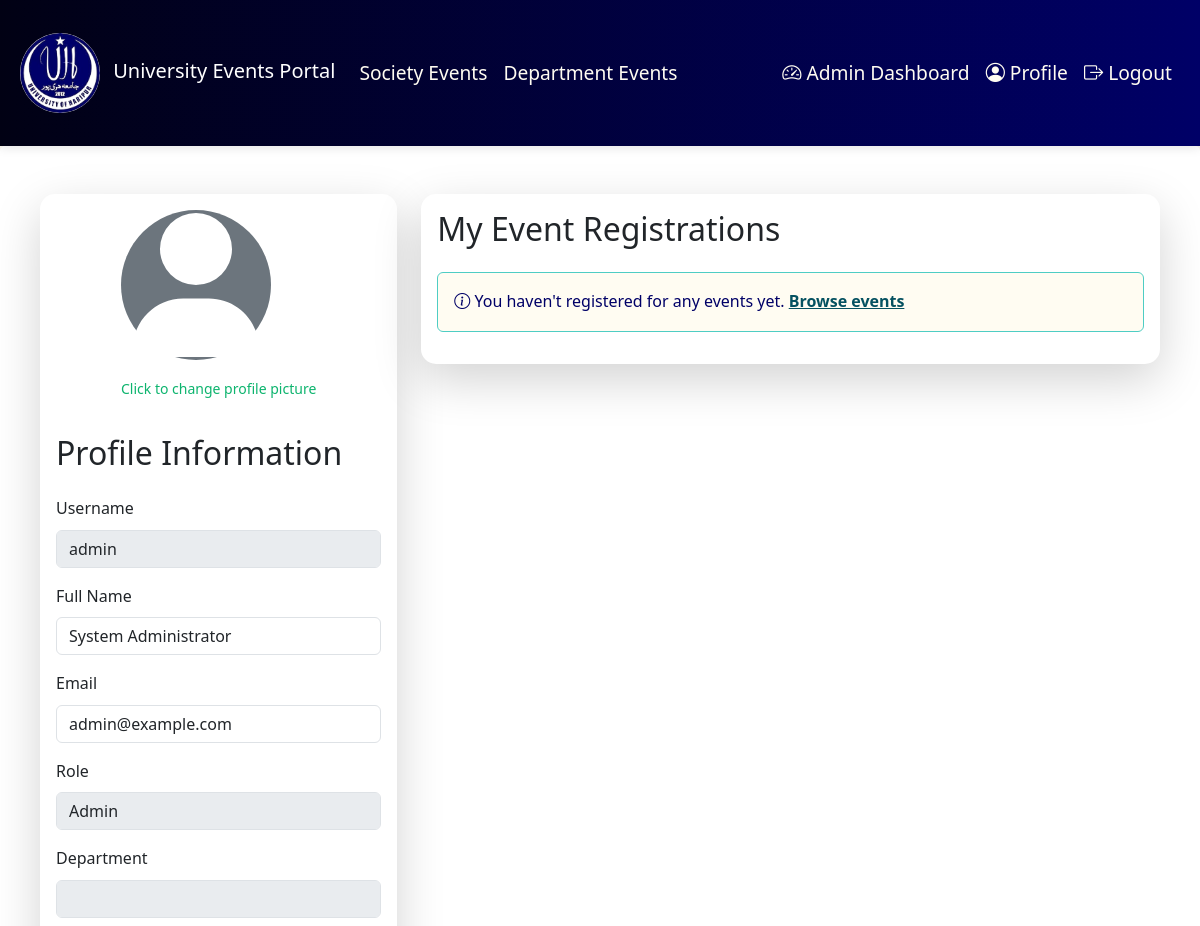
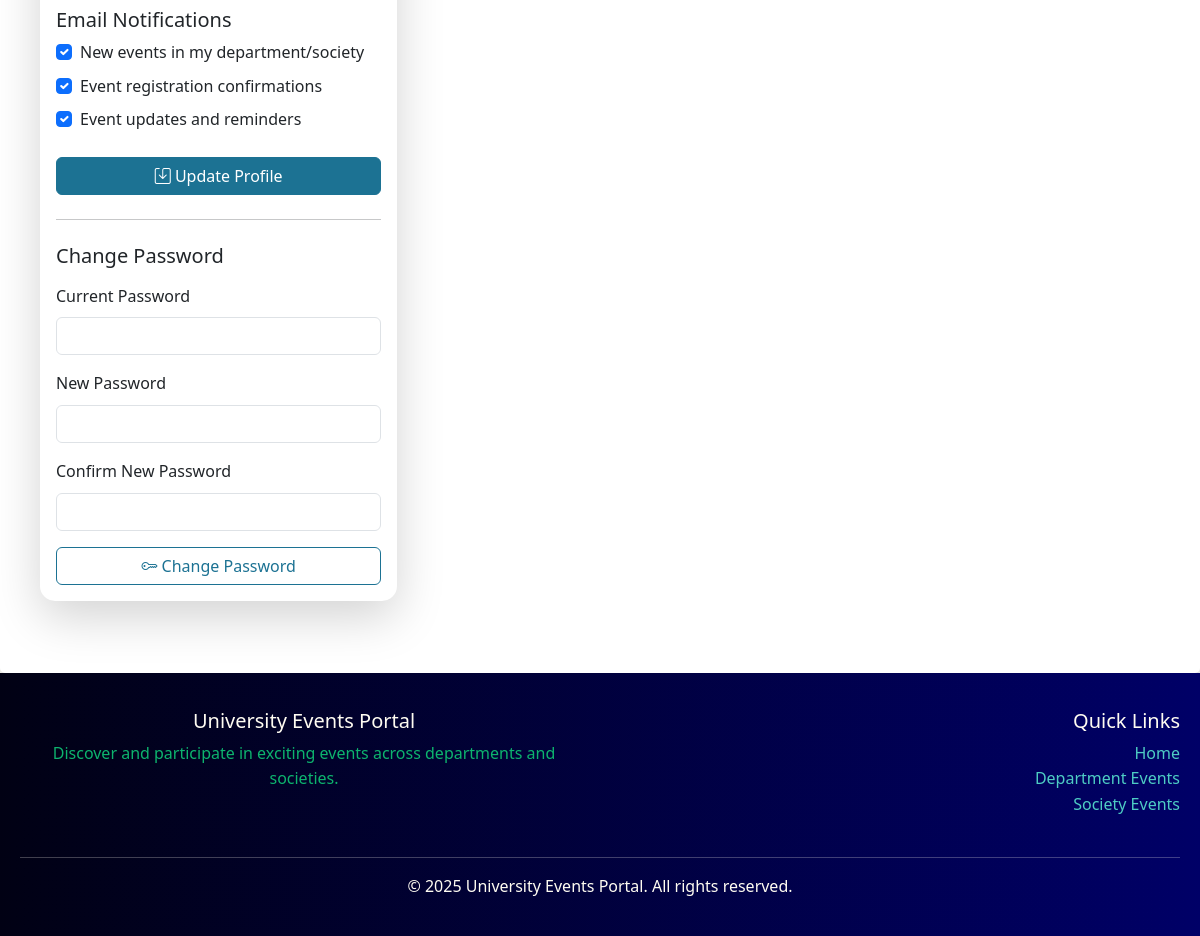
Page /pages/profile/profile.php (signed in) on the committed database (2 pictures, top to bottom).
### tables this page shows
CREATE TABLE IF NOT EXISTS users (
    id INT PRIMARY KEY AUTO_INCREMENT,
    username VARCHAR(50) UNIQUE NOT NULL,
    password VARCHAR(255) NOT NULL,
    email VARCHAR(100) UNIQUE NOT NULL,
    full_name VARCHAR(100) NOT NULL,
    role ENUM('student', 'representative', 'admin') NOT NULL DEFAULT 'student',
    department VARCHAR(100),
    society VARCHAR(100),
    profile_picture VARCHAR(255),
    notify_new_events BOOLEAN DEFAULT TRUE,
    notify_registration BOOLEAN DEFAULT TRUE,
    notify_updates BOOLEAN DEFAULT TRUE,
    created_at TIMESTAMP DEFAULT CURRENT_TIMESTAMP,
    updated_at TIMESTAMP DEFAULT CURRENT_TIMESTAMP ON UPDATE CURRENT_TIMESTAMP
);

### pages/profile/profile.php (the view, shortened to what this page needs)
<?php
require_once '../../config/database.php';
$user_id = $_SESSION['user_id'];
$sql = "SELECT * FROM users WHERE id = ?";
if($stmt = mysqli_prepare($conn, $sql)) {
    mysqli_stmt_bind_param($stmt, "i", $user_id);
    mysqli_stmt_execute($stmt);
    $result = mysqli_stmt_get_result($stmt);
    $user = mysqli_fetch_assoc($result);
}
$sql = "SELECT e.*, er.registration_date,
        (SELECT COUNT(*) FROM event_registrations WHERE event_id = e.id) as total_registrations
        FROM events e
        JOIN event_registrations er ON e.id = er.event_id
        WHERE er.user_id = ?
        ORDER BY e.event_date DESC";
if($stmt = mysqli_prepare($conn, $sql)) {
    $registrations = [];
}
?>
<!DOCTYPE html>
<html lang="en">
<head>
    <link href="https://cdn.jsdelivr.net/npm/bootstrap@5.3.0/dist/css/bootstrap.min.css" rel="stylesheet">
    <link rel="stylesheet" href="https://cdn.jsdelivr.net/npm/bootstrap-icons@1.7.2/font/bootstrap-icons.css">
    <link rel="stylesheet" href="/Project/assets/css/style.css">
</head>
<body>
    <?php include '../../components/header.php'; ?>
    <div class="container py-4">
        <div class="row">
            <div class="col-md-4">
                <div class="card shadow-lg mb-4">
                    <div class="card-body">
                        <div class="profile-picture-container">
                            <div class="profile-picture-upload">
                                <?php if($user['profile_picture']): ?>
                                    <img src="<?php echo htmlspecialchars($user['profile_picture']); ?>"
                                         alt="Profile Picture" class="profile-picture">
                                <?php else: ?>
                                    <div class="profile-picture d-flex align-items-center justify-content-center bg-secondary text-white">
                                        <i class="fas fa-user fa-3x"></i>
                                    </div>
                                <?php endif; ?>
                                <div class="mt-2">
                                    <small class="text-muted">Click to change profile picture</small>
                                </div>
                            </div>
                        </div>
                        <h2 class="card-title mb-4">Profile Information</h2>
                        <form method="POST" enctype="multipart/form-data" class="needs-validation" id="profile-form" novalidate>
                            <div class="mb-3">
                                <label for="username" class="form-label">Username</label>
                                <input type="text" class="form-control" id="username"
                                       value="<?php echo htmlspecialchars($user['username']); ?>" disabled>
                            </div>
                            <div class="mb-3">
                                <label for="full_name" class="form-label">Full Name</label>
                                <input type="text" class="form-control" id="full_name" name="full_name"
                                       value="<?php echo htmlspecialchars($user['full_name']); ?>" required>
                            </div>
                            <div class="mb-3">
                                <label for="email" class="form-label">Email</label>
                                <input type="email" class="form-control" id="email" name="email"
                                       value="<?php echo htmlspecialchars($user['email']); ?>" required>
                            </div>
                            <div class="mb-3">
                                <label for="role" class="form-label">Role</label>
                                <input type="text" class="form-control" id="role"
                                       value="<?php echo ucfirst(htmlspecialchars($user['role'])); ?>" disabled>
                            </div>
                            <div class="mb-3">
                                <label for="department" class="form-label">Department</label>
                                <input type="text" class="form-control" id="department"
                                       value="<?php echo htmlspecialchars($user['department']); ?>" disabled>
                            </div>
                            <div class="mb-4">
                                <h5>Email Notifications</h5>
                                <div class="form-check mb-2">
                                    <input class="form-check-input" type="checkbox" id="notify_new_events"
                                           name="notify_new_events" <?php echo $user['notify_new_events'] ? 'checked' : ''; ?>>
                                    <label class="form-check-label" for="notify_new_events">
                                        New events in my department/society
                                    </label>
                                </div>
                                <div class="form-check mb-2">
                                    <input class="form-check-input" type="checkbox" id="notify_registration"
                                           name="notify_registration" <?php echo $user['notify_registration'] ? 'checked' : ''; ?>>
                                    <label class="form-check-label" for="notify_registration">
                                        Event registration confirmations
                                    </label>
                                </div>
                                <div class="form-check">
                                    <input class="form-check-input" type="checkbox" id="notify_updates"
                                           name="notify_updates" <?php echo $user['notify_updates'] ? 'checked' : ''; ?>>
                                    <label class="form-check-label" for="notify_updates">
                                        Event updates and reminders
                                    </label>
                                </div>
                            </div>
                            <div class="d-grid">
                                <button type="submit" name="update_profile" class="btn btn-primary">
                                    <i class="bi bi-save"></i> Update Profile
                                </button>
                            </div>
                        </form>
                        <hr class="my-4">
                        <h5 class="mb-3">Change Password</h5>
                        <form method="POST" class="needs-validation" novalidate>
                            <div class="mb-3">
                                <label for="current_password" class="form-label">Current Password</label>
                                <input type="password" class="form-control" id="current_password"
                                       name="current_password" required>
                            </div>
                            <div class="mb-3">
                                <label for="new_password" class="form-label">New Password</label>
                                <input type="password" class="form-control" id="new_password"
                                       name="new_password" required minlength="8">
                            </div>
                            <div class="mb-3">
                                <label for="confirm_password" class="form-label">Confirm New Password</label>
                                <input type="password" class="form-control" id="confirm_password"
                                       name="confirm_password" required>
                            </div>
                            <div class="d-grid">
                                <button type="submit" name="change_password" class="btn btn-outline-primary">
                                    <i class="bi bi-key"></i> Change Password
                                </button>
                            </div>
                        </form>
                    </div>
                </div>
            </div>
            <div class="col-md-8">
                <div class="card shadow-lg mb-4">
                    <div class="card-body">
                        <h2 class="card-title mb-4">My Event Registrations</h2>
                        <?php if(empty($registrations)): ?>
                            <div class="alert alert-info">
                                <i class="bi bi-info-circle"></i> You haven't registered for any events yet.
                                <a href="/Project/pages/events/society-events.php" class="alert-link">Browse events</a>
                            </div>
                        <?php endif; ?>
                    </div>
                </div>
            </div>
        </div>
    </div>
    <?php include '../../components/footer.php'; ?>
</body>
</html>

### assets/css/style.css (style rules this page uses)
:root { --rich-black: #010114; --navy-blue: #000067; --cerulean: #1c7293; --robin-egg: #4ecdc4; --floral-white: #fffcf2; }
* { margin: 0; padding: 0; box-sizing: border-box; }
body { background: linear-gradient(135deg, var(--floral-white) 0%, #f0f0f0 100%); min-height: 100vh; color: var(--rich-black); font-family: 'Segoe UI', Tahoma, Geneva, Verdana, sans-serif; line-height: 1.6; }
.container { max-width: 1200px; margin: 0 auto; padding: 20px; }
.btn-primary { background-color: var(--cerulean); border-color: var(--cerulean); }
.card { border: none; box-shadow: 0 4px 15px rgba(0, 0, 0, 0.1); transition: all 0.3s ease; border-radius: 15px; overflow: hidden; }
.btn-outline-primary { color: var(--cerulean); border-color: var(--cerulean); transition: all 0.3s ease; }
.text-muted { color: #0db46e !important; }
.alert-info { background-color: var(--floral-white); border-color: var(--robin-egg); color: var(--navy-blue); }

### pages/profile/profile.php (style rules this page uses)
.profile-picture { width: 150px; height: 150px; object-fit: cover; border-radius: 50%; margin-bottom: 1rem; }
.profile-picture-container { text-align: center; margin-bottom: 2rem; }
.profile-picture-upload { position: relative; display: inline-block; }
.profile-picture.bg-secondary { display: flex; align-items: center; justify-content: center; background-color: #6c757d !important; color: white; font-size: 3rem; }

### rows in the picture
users: username "admin", full_name "System Administrator", email "admin@example.com", role "Admin", notify_new_events "☑", notify_registration "☑", notify_updates "☑"
